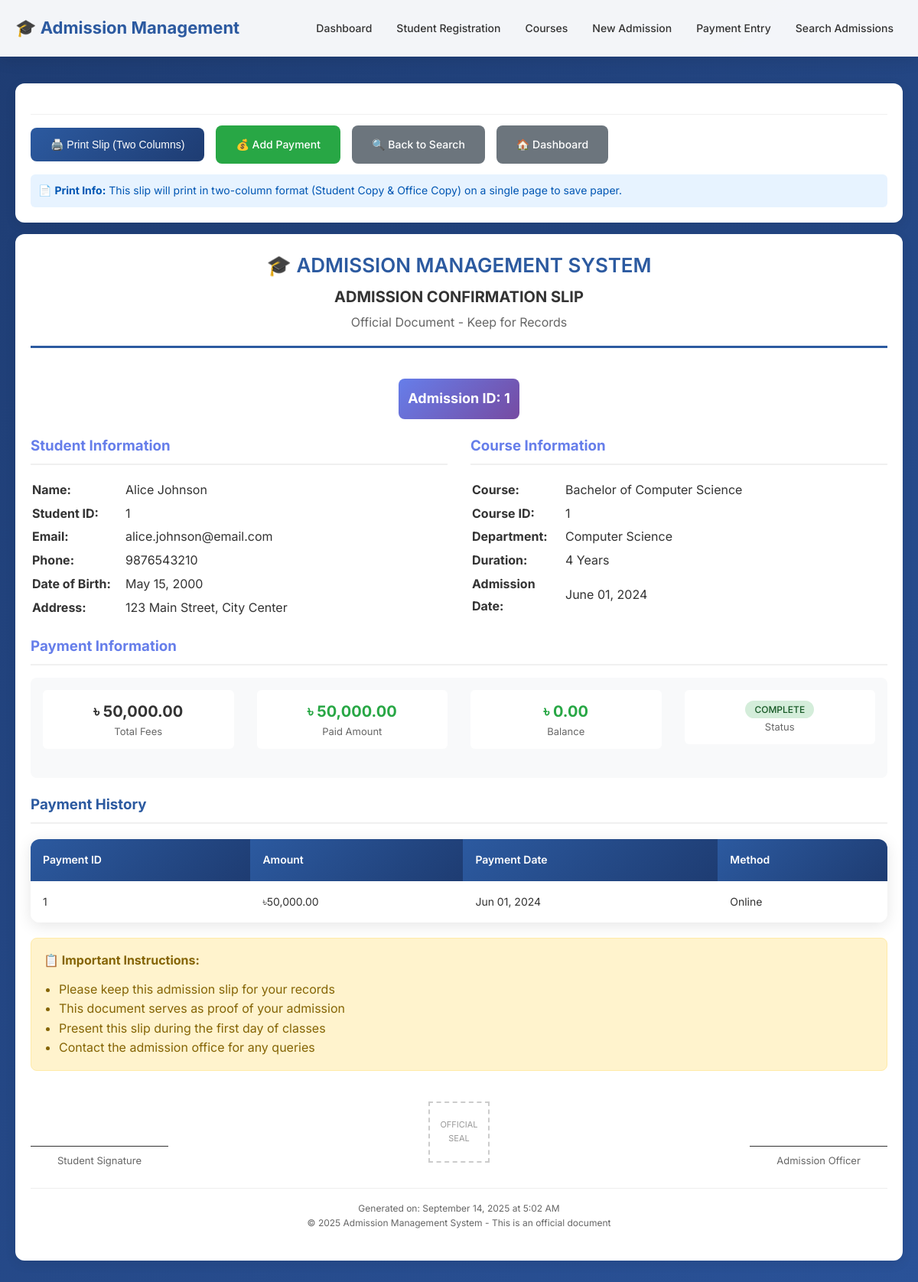
Screenshot of /admission_slip.php?id=1 with the database file from the repository.
### tables this page shows
CREATE TABLE IF NOT EXISTS admission (
    Admission_ID INT AUTO_INCREMENT PRIMARY KEY,
    Student_ID INT NOT NULL,
    Course_ID INT NOT NULL,
    Admission_Date DATE NOT NULL,
    Payment_Status ENUM('Pending', 'Partial', 'Complete') DEFAULT 'Pending',
    Created_Date TIMESTAMP DEFAULT CURRENT_TIMESTAMP,
    FOREIGN KEY (Student_ID) REFERENCES student(Student_ID) ON DELETE CASCADE,
    FOREIGN KEY (Course_ID) REFERENCES course(Course_ID) ON DELETE CASCADE
);

CREATE TABLE IF NOT EXISTS student (
    Student_ID INT AUTO_INCREMENT PRIMARY KEY,
    Name VARCHAR(100) NOT NULL,
    Email VARCHAR(100) UNIQUE NOT NULL,
    Phone VARCHAR(15) NOT NULL,
    Address TEXT NOT NULL,
    DOB DATE NOT NULL,
    Created_Date TIMESTAMP DEFAULT CURRENT_TIMESTAMP
);

CREATE TABLE IF NOT EXISTS course (
    Course_ID INT AUTO_INCREMENT PRIMARY KEY,
    Course_Name VARCHAR(150) NOT NULL,
    Duration VARCHAR(50) NOT NULL,
    Fees DECIMAL(10,2) NOT NULL,
    Dept_ID INT,
    FOREIGN KEY (Dept_ID) REFERENCES department(Dept_ID)
);

CREATE TABLE IF NOT EXISTS department (
    Dept_ID INT AUTO_INCREMENT PRIMARY KEY,
    Dept_Name VARCHAR(100) NOT NULL,
    Dept_Head VARCHAR(100)
);

CREATE TABLE IF NOT EXISTS payment (
    Payment_ID INT AUTO_INCREMENT PRIMARY KEY,
    Admission_ID INT NOT NULL,
    Amount DECIMAL(10,2) NOT NULL,
    Payment_Date DATE NOT NULL,
    Payment_Method ENUM('Cash', 'Card', 'Online', 'Cheque') DEFAULT 'Cash',
    Created_Date TIMESTAMP DEFAULT CURRENT_TIMESTAMP,
    FOREIGN KEY (Admission_ID) REFERENCES admission(Admission_ID) ON DELETE CASCADE
);

### admission_slip.php (the view, shortened to what this page needs)
<!DOCTYPE html>
<html lang="en">
<head>
    <link rel="stylesheet" href="css/style.css">
</head>
<body>
    <nav class="navbar no-print">
        <div class="nav-container">
            <a href="index.php" class="nav-brand">🎓 Admission Management</a>
            <ul class="nav-menu">
                <li><a href="index.php" class="nav-link">Dashboard</a></li>
                <li><a href="student_registration.php" class="nav-link">Student Registration</a></li>
                <li><a href="courses.php" class="nav-link">Courses</a></li>
                <li><a href="admission_form.php" class="nav-link">New Admission</a></li>
                <li><a href="payment_entry.php" class="nav-link">Payment Entry</a></li>
                <li><a href="search_admissions.php" class="nav-link">Search Admissions</a></li>
            </ul>
        </div>
    </nav>
    <div class="main-content">
        <div class="container">
            <?php
            require_once 'config/database.php';
            $admission_id = isset($_GET['id']) ? intval($_GET['id']) : 0;
            $sql = "SELECT a.*, s.Name as student_name, s.Email, s.Phone, s.Address, s.DOB,
                           c.Course_Name, c.Duration, c.Fees, d.Dept_Name,
                           COALESCE(SUM(p.Amount), 0) as paid_amount
                    FROM admission a
                    JOIN student s ON a.Student_ID = s.Student_ID
                    JOIN course c ON a.Course_ID = c.Course_ID
                    LEFT JOIN department d ON c.Dept_ID = d.Dept_ID
                    LEFT JOIN payment p ON a.Admission_ID = p.Admission_ID
                    WHERE a.Admission_ID = ?
                    GROUP BY a.Admission_ID";
            $stmt = $conn->prepare($sql);
            $stmt->bind_param("i", $admission_id);
            $stmt->execute();
            $result = $stmt->get_result();
            $admission = $result->fetch_assoc();
            $balance = $admission['Fees'] - $admission['paid_amount'];
            $payment_sql = "SELECT * FROM payment WHERE Admission_ID = ? ORDER BY Payment_Date DESC";
            $payment_stmt = $conn->prepare($payment_sql);
            $payment_stmt->bind_param("i", $admission_id);
            $payment_stmt->execute();
            $payment_result = $payment_stmt->get_result();
            $payment_history = [];
            while($payment = $payment_result->fetch_assoc()) {
                $payment_history[] = $payment;
            }
            ?>
            <div class="card no-print">
                <div class="btn-group">
                    <button onclick="printPage()" class="btn btn-primary">🖨️ Print Slip (Two Columns)</button>
                    <a href="payment_entry.php?admission_id=<?php echo $admission_id; ?>" class="btn btn-success">💰 Add Payment</a>
                    <a href="search_admissions.php" class="btn btn-secondary">🔍 Back to Search</a>
                    <a href="index.php" class="btn btn-secondary">🏠 Dashboard</a>
                </div>
                <div style="margin-top: 10px; padding: 10px; background: #e7f3ff; border-radius: 6px; font-size: 14px; color: #0056b3;">
                    📄 <strong>Print Info:</strong> This slip will print in two-column format (Student Copy & Office Copy) on a single page to save paper.
                </div>
            </div>
            <div class="card" style="margin-top: 0; transition: none;">
                <div class="card-header" style="text-align: center; border-bottom: 3px solid #2c5aa0;">
                    <h1 class="card-title" style="color: #2c5aa0; font-size: 26px; margin-bottom: 5px;">🎓 ADMISSION MANAGEMENT SYSTEM</h1>
                    <h2 style="color: #333; margin: 0; font-size: 20px;">ADMISSION CONFIRMATION SLIP</h2>
                    <p style="color: #666; margin: 5px 0;">Official Document - Keep for Records</p>
                </div>
                <div style="padding: 20px 0;">
                    <div style="text-align: center; margin-bottom: 20px;">
                        <div style="background: linear-gradient(135deg, #667eea, #764ba2); color: white; padding: 12px; border-radius: 8px; display: inline-block;">
                            <h3 style="margin: 0; font-size: 18px;">Admission ID: <?php echo $admission['Admission_ID']; ?></h3>
                        </div>
                    </div>
                    <div class="row">
                        <div class="col-md-6">
                            <h3 style="color: #667eea; border-bottom: 2px solid #f0f0f0; padding-bottom: 8px; margin-bottom: 16px;">Student Information</h3>
                            <table style="width: 100%; line-height: 1.8;">
                                <tr>
                                    <td style="font-weight: bold; width: 120px;">Name:</td>
                                    <td><?php echo htmlspecialchars($admission['student_name']); ?></td>
                                </tr>
                                <tr>
                                    <td style="font-weight: bold;">Student ID:</td>
                                    <td><?php echo $admission['Student_ID']; ?></td>
                                </tr>
                                <tr>
                                    <td style="font-weight: bold;">Email:</td>
                                    <td><?php echo htmlspecialchars($admission['Email']); ?></td>
                                </tr>
                                <tr>
                                    <td style="font-weight: bold;">Phone:</td>
                                    <td><?php echo htmlspecialchars($admission['Phone']); ?></td>
                                </tr>
                                <tr>
                                    <td style="font-weight: bold;">Date of Birth:</td>
                                    <td><?php echo date('F d, Y', strtotime($admission['DOB'])); ?></td>
                                </tr>
                                <tr>
                                    <td style="font-weight: bold; vertical-align: top;">Address:</td>
                                    <td><?php echo htmlspecialchars($admission['Address']); ?></td>
                                </tr>
                            </table>
                        </div>
                        <div class="col-md-6">
                            <h3 style="color: #667eea; border-bottom: 2px solid #f0f0f0; padding-bottom: 8px; margin-bottom: 16px;">Course Information</h3>
                            <table style="width: 100%; line-height: 1.8;">
                                <tr>
                                    <td style="font-weight: bold; width: 120px;">Course:</td>
                                    <td><?php echo htmlspecialchars($admission['Course_Name']); ?></td>
                                </tr>
                                <tr>
                                    <td style="font-weight: bold;">Course ID:</td>
                                    <td><?php echo $admission['Course_ID']; ?></td>
                                </tr>
                                <tr>
                                    <td style="font-weight: bold;">Department:</td>
                                    <td><?php echo $admission['Dept_Name'] ? htmlspecialchars($admission['Dept_Name']) : 'N/A'; ?></td>
                                </tr>
                                <tr>
                                    <td style="font-weight: bold;">Duration:</td>
                                    <td><?php echo htmlspecialchars($admission['Duration']); ?></td>
                                </tr>
                                <tr>
                                    <td style="font-weight: bold;">Admission Date:</td>
                                    <td><?php echo date('F d, Y', strtotime($admission['Admission_Date'])); ?></td>
                                </tr>
                            </table>
                        </div>
                    </div>
                    <div style="margin-top: 20px;">
                        <h3 style="color: #667eea; border-bottom: 2px solid #f0f0f0; padding-bottom: 8px; margin-bottom: 16px;">Payment Information</h3>
                        <div style="background: #f8f9fa; padding: 16px; border-radius: 8px;">
                            <div class="row">
                                <div class="col-md-3">
                                    <div style="text-align: center; padding: 12px; background: white; border-radius: 6px; margin-bottom: 12px;">
                                        <div style="font-size: 20px; font-weight: bold; color: #333;">৳ <?php echo number_format($admission['Fees'], 2); ?></div>
                                        <div style="color: #666; font-size: 13px;">Total Fees</div>
                                    </div>
                                </div>
                                <div class="col-md-3">
                                    <div style="text-align: center; padding: 12px; background: white; border-radius: 6px; margin-bottom: 12px;">
                                        <div style="font-size: 20px; font-weight: bold; color: #28a745;">৳ <?php echo number_format($admission['paid_amount'], 2); ?></div>
                                        <div style="color: #666; font-size: 13px;">Paid Amount</div>
                                    </div>
                                </div>
                                <div class="col-md-3">
                                    <div style="text-align: center; padding: 12px; background: white; border-radius: 6px; margin-bottom: 12px;">
                                        <div style="font-size: 20px; font-weight: bold; color: <?php echo $balance > 0 ? '#dc3545' : '#28a745'; ?>;">৳ <?php echo number_format($balance, 2); ?></div>
                                        <div style="color: #666; font-size: 13px;">Balance</div>
                                    </div>
                                </div>
                                <div class="col-md-3">
                                    <div style="text-align: center; padding: 12px; background: white; border-radius: 6px; margin-bottom: 12px;">
                                        <div style="font-size: 16px; font-weight: bold;">
                                            <span class="status-badge status-<?php echo strtolower($admission['Payment_Status']); ?>"><?php echo $admission['Payment_Status']; ?></span>
                                        </div>
                                        <div style="color: #666; font-size: 13px;">Status</div>
                                    </div>
                                </div>
                            </div>
                        </div>
                    </div>
                    <?php if (count($payment_history) > 0): ?>
                        <div style="margin-top: 20px;">
                            <h3 style="color: #2c5aa0; border-bottom: 2px solid #f0f0f0; padding-bottom: 8px; margin-bottom: 16px;">Payment History</h3>
                            <div class="table-responsive">
                                <table class="table" style="font-size: 14px;">
                                    <thead>
                                        <tr>
                                            <th>Payment ID</th>
                                            <th>Amount</th>
                                            <th>Payment Date</th>
                                            <th>Method</th>
                                        </tr>
                                    </thead>
                                    <tbody>
                                        <?php foreach($payment_history as $payment): ?>
                                            <tr>
                                                <td><?php echo $payment['Payment_ID']; ?></td>
                                                <td>৳<?php echo number_format($payment['Amount'], 2); ?></td>
                                                <td><?php echo date('M d, Y', strtotime($payment['Payment_Date'])); ?></td>
                                                <td><?php echo $payment['Payment_Method']; ?></td>
                                            </tr>
                                        <?php endforeach; ?>
                                    </tbody>
                                </table>
                            </div>
                        </div>
                    <?php endif; ?>
                    <div style="margin-top: 20px; padding: 16px; background: #fff3cd; border: 1px solid #ffeaa7; border-radius: 8px;">
                        <h4 style="color: #856404; margin: 0 0 12px 0;">📋 Important Instructions:</h4>
                        <ul style="color: #856404; margin: 0; padding-left: 20px;">
                            <li>Please keep this admission slip for your records</li>
                            <li>This document serves as proof of your admission</li>
                            <li>Present this slip during the first day of classes</li>
                            <li>Contact the admission office for any queries</li>
                        </ul>
                    </div>
                    <div class="signature-section" style="margin-top: 40px; display: flex; justify-content: space-between; align-items: flex-end;">
                        <div class="signature-box" style="text-align: center;">
                            <div style="border-top: 1px solid #333; width: 180px; margin: 40px auto 8px auto;"></div>
                            <div style="font-size: 13px; color: #666;">Student Signature</div>
                        </div>
                        <div style="text-align: center;">
                            <div style="width: 80px; height: 80px; border: 2px dashed #ccc; display: flex; align-items: center; justify-content: center; margin: 0 auto 8px auto; color: #999; font-size: 11px;">
                                OFFICIAL<br>SEAL
                            </div>
                        </div>
                        <div class="signature-box" style="text-align: center;">
                            <div style="border-top: 1px solid #333; width: 180px; margin: 40px auto 8px auto;"></div>
                            <div style="font-size: 13px; color: #666;">Admission Officer</div>
                        </div>
                    </div>
                    <div style="margin-top: 25px; text-align: center; color: #666; font-size: 12px; border-top: 1px solid #eee; padding-top: 16px;">
                        <p>Generated on: <?php echo date('F d, Y \a\t g:i A'); ?></p>
                        <p>© 2025 Admission Management System - This is an official document</p>
                    </div>
                </div>
            </div>
        </div>
    </div>
</body>
</html>

### rows the page displays
admission: Admission_ID "1", Student_ID.Name "Alice Johnson", Student_ID "1", Student_ID.Email "alice.johnson@email.com", Student_ID.Phone "9876543210", Student_ID.DOB "May 15, 2000", Student_ID.Address "123 Main Street, City Center", Course_ID.Course_Name "Bachelor of Computer Science", Course_ID "1", department.Dept_Name "Computer Science", Course_ID.Duration "4 Years", Admission_Date "June 01, 2024", Course_ID.Fees "50,000.00", Payment_Status "COMPLETE"
payment: Payment_ID "1", Amount "50,000.00", Payment_Date "Jun 01, 2024", Payment_Method "Online"

### other values shown
$admission['paid_amount'] "50,000.00"
$balance "0.00"
